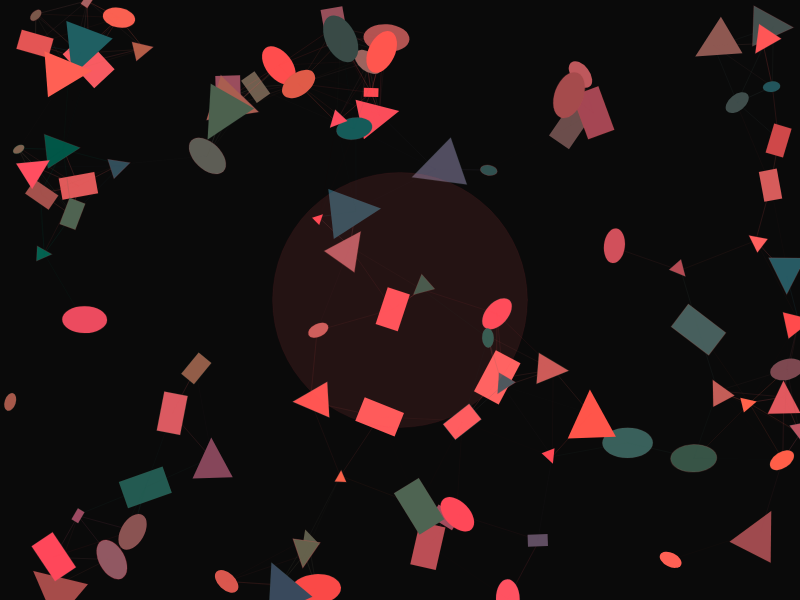
Frame 1 (no input)
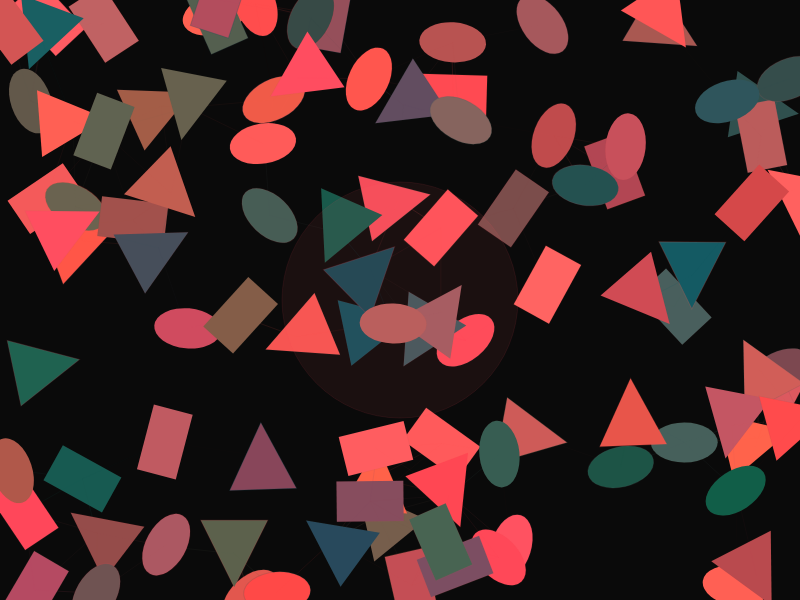
Frame 60 (no input)
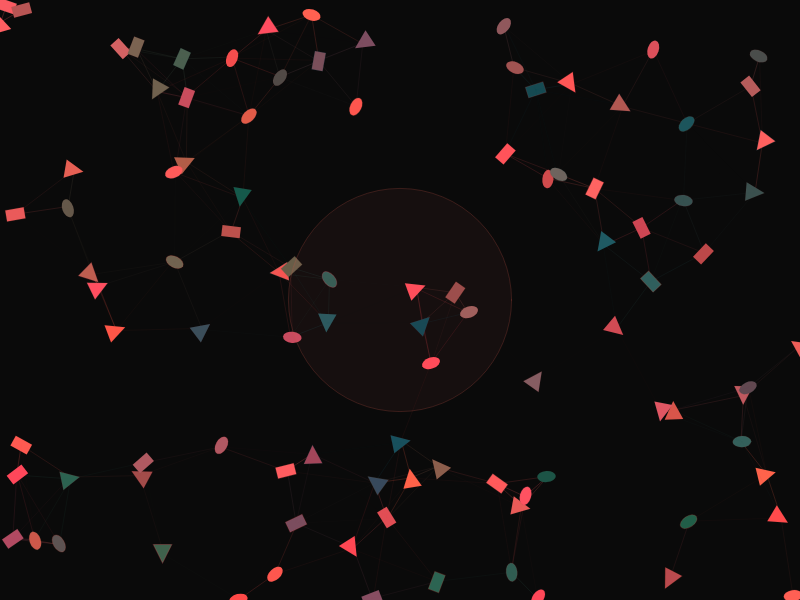
Frame 120 (the mouse pressed at the canvas centre since frame 60)

The p5.js sketch that drew these frames (run headless with seeded random() and noise() and a simulated clock; from frame 60 on, the mouse is pressed at the canvas centre):

// p5.js sketch
// ── sketch.js
let shapes = [];
let colors = [];
let audioLevel = 0;
let time = 0;

function setup() {
  createCanvas(800, 600);
  noStroke();
  
  // Initialize shapes with random properties
  for (let i = 0; i < 100; i++) {
    shapes.push({
      x: random(width),
      y: random(height),
      size: random(10, 50),
      angle: random(TWO_PI),
      speed: random(0.5, 2),
      hue: random(360),
      saturation: random(70, 100),
      brightness: random(70, 100),
      shapeType: floor(random(3)) // 0: rect, 1: ellipse, 2: triangle
    });
  }
  
  // Initialize color palette
  for (let i = 0; i < 10; i++) {
    colors.push({
      h: random(360),
      s: random(70, 100),
      b: random(70, 100)
    });
  }
}

function draw() {
  background(10);
  
  time += 0.02;
  
  // Simulate audio input
  audioLevel = sin(time * 3) * 0.5 + 0.5; // Simulated audio level
  
  // Update and draw shapes
  for (let i = 0; i < shapes.length; i++) {
    let s = shapes[i];
    
    // Move shape
    s.x += cos(s.angle) * s.speed;
    s.y += sin(s.angle) * s.speed;
    
    // Bounce off edges
    if (s.x < 0 || s.x > width) s.angle = PI - s.angle;
    if (s.y < 0 || s.y > height) s.angle = -s.angle;
    
    // Change direction occasionally
    if (random() < 0.01) {
      s.angle += random(-0.5, 0.5);
    }
    
    // Modify size based on audio
    let sizeMod = map(audioLevel, 0, 1, 0.8, 1.2);
    s.size *= sizeMod;
    s.size = constrain(s.size, 5, 100);
    
    // Update hue
    s.hue += sin(time + i) * 0.5;
    s.hue = (s.hue + 360) % 360;
    
    // Draw shape based on type
    fill(s.hue, s.saturation, s.brightness);
    
    push();
    translate(s.x, s.y);
    rotate(s.angle);
    
    switch (s.shapeType) {
      case 0: // Rectangle
        rectMode(CENTER);
        rect(0, 0, s.size, s.size * 0.6);
        break;
      case 1: // Ellipse
        ellipse(0, 0, s.size, s.size * 0.6);
        break;
      case 2: // Triangle
        triangle(0, -s.size/2, -s.size/2, s.size/2, s.size/2, s.size/2);
        break;
    }
    
    pop();
    
    // Draw connecting lines between nearby shapes
    for (let j = i + 1; j < shapes.length; j++) {
      let other = shapes[j];
      let d = dist(s.x, s.y, other.x, other.y);
      
      if (d < 100) {
        let alpha = map(d, 0, 100, 255, 0);
        stroke(s.hue, s.saturation, s.brightness, alpha * 0.3);
        line(s.x, s.y, other.x, other.y);
      }
    }
  }
  
  // Add a pulsing effect based on audio
  let pulse = sin(time * 5) * 0.5 + 0.5;
  fill(255, 100, 100, 50 * pulse);
  ellipse(width/2, height/2, 200 + 100 * pulse, 200 + 100 * pulse);
  
  // Occasionally change color palette
  if (frameCount % 120 === 0) {
    for (let i = 0; i < colors.length; i++) {
      colors[i].h = (colors[i].h + random(30, 60)) % 360;
    }
  }
}
